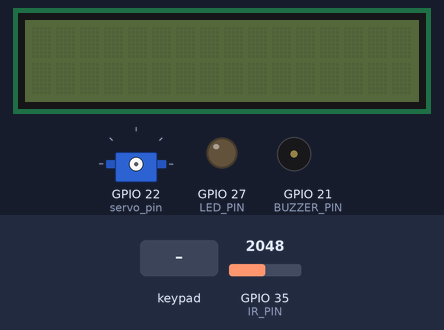
Bench run of a sketch on a simulated ESP32. On the bench: servo, 16×2 character LCD, output pins drawn as LEDs (lit = HIGH), buzzer (waves = sounding, pin HIGH). The inputs (shaded band) are chosen by the test bench; at power-on: GPIO 35 (IR_PIN) = 2048. WiFi joins after 1.5 s; servers stay silent unless stated; the local clock reads 2024-03-15 10:24:30 at power-on unless the sketch sets it; the Firebase database answers and starts empty; what the sketch prints to the serial monitor is not drawn.

Above: at 3.3 s.
3.4 s: key 'A' pressed
4.9 s: keypad keys 1 3 1 2 3 2 3 3 * pressed 0.4 s apart
10.0 s: key 'B' pressed
11.5 s: keypad keys 1 3 1 2 3 2 3 3 D pressed 0.4 s apart
16.6 s: key 'C' pressed
18.1 s: key '#' pressed
At 26.4 s:
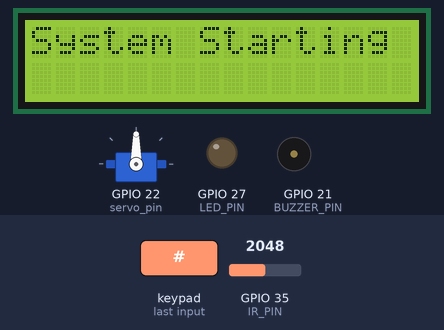
At 30.1 s:
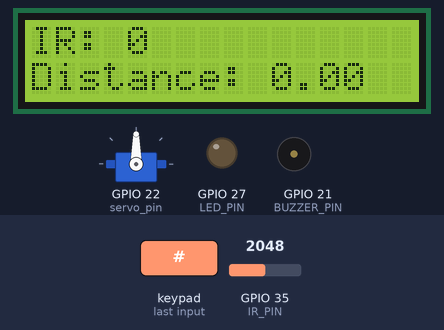
Timing chart, 0 to 30.4 s (numbered marks = the images above; inputs shaded):
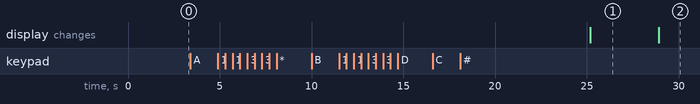

The sketch:

assignment_7.ino
```cpp
#include <WiFi.h>
#include <Firebase_ESP_Client.h>
#include "time.h"
#include <LiquidCrystal.h>
#include <ESP32Servo.h>


// Provide the token generation process info.
#include "addons/TokenHelper.h"
// Provide the RTDB payload printing info and other helper functions.
#include "addons/RTDBHelper.h"

// Insert your network credentials
#define WIFI_SSID "Tedata287"
#define WIFI_PASSWORD "TedataSalehM@720"

// Insert Firebase project API Key
#define API_KEY "AIzaSyAJScpiHsICNlVdVHE3HoRKHl8uBti0Iw8"

// Insert Authorized Email and Corresponding Password
#define USER_EMAIL "test99@gmail.com"
//#define USER_PASSWORD ""

// Insert RTDB URLefine the RTDB URL
#define DATABASE_URL "https://login-a4430-default-rtdb.firebaseio.com/"

// Define Firebase objects
FirebaseData fbdo;
FirebaseAuth auth;
FirebaseConfig config;

// Variable to save USER UID
String uid;

// Database main path (to be updated in setup with the user UID)
String databasePath;
// Database child nodes
int irsensor;
int pos=0;
String IR_path = "/irsensor";
String Distance_path = "/Distance";

String timePath = "/timestamp";

// // Ds18B20 Temperature sensor
// // GPIO where the DS18B20 is connected to
// const int oneWireBus = 4;
// // Setup a oneWire instance to communicate with any OneWire devices
// OneWire oneWire(oneWireBus);

// // Pass our oneWire reference to Dallas Temperature sensor
// DallasTemperature sensors(&oneWire);

// Parent Node (to be updated in every loop)
String parentPath;

int timestamp;
FirebaseJson json;

// Network time Protocl Server
const char* ntpServer = "pool.ntp.org";

int userID;
int IR_PIN = 35;
int LED_PIN = 27;
int BUZZER_PIN = 21;
int servo_pin=22;
Servo myservo; // create servo object to control a servo

// Timer variables (send new readings every thirt seconds)
unsigned long sendDataPrevMillis = 0;
unsigned long timerDelay = 5000;

#include <Keypad.h>

#define ROW_NUM     4 // four rows
#define COLUMN_NUM  4 // three columns

char keys[ROW_NUM][COLUMN_NUM] = {
  {'1', '2', '3', 'A'},
  {'4', '5', '6', 'B'},
  {'7', '8', '9', 'C'},
  {'*', '0', '#', 'D'}
};

byte pin_rows[ROW_NUM] = {13,12,32,33}; // GPIO18, GPIO5, GPIO17, GPIO16 connect to the row pins
byte pin_column[COLUMN_NUM] = {15,2,4,5};  // GPIO4, GPIO0, GPIO2 connect to the column pins

Keypad customKeypad = Keypad( makeKeymap(keys), pin_rows, pin_column, ROW_NUM, COLUMN_NUM );

const int rs = 19, en = 23, d4 = 18, d5 = 14, d6 = 26, d7 = 25;
LiquidCrystal lcd(rs, en, d4, d5, d6, d7);
String passwordstr="";

// Initialize WiFi
void initWiFi() {
  WiFi.begin(WIFI_SSID, WIFI_PASSWORD);
  Serial.println("Connecting to WiFi ..");
  while (WiFi.status() != WL_CONNECTED) {
    Serial.print('.');
    delay(1000);
  }
  Serial.print("\nConnected Successfully\nIp is: ");
  Serial.println(WiFi.localIP());
  Serial.println();
}

// Function that gets current epoch time
unsigned long getTime() {
  time_t now;
  struct tm timeinfo;
  if (!getLocalTime(&timeinfo)) {
    // Serial.println("Failed to obtain time");
    return (0);
  }
  time(&now);
  return now;
}

String getPass(){
  String Pass="";
  bool condition=false;
  lcd.clear();
  lcd.print("Enter Password: ");
  delay(500);
  while(!condition){
    char key=customKeypad.getKey();
    if(key){
      if(key!='#'){
        Pass+=key;
        lcd.print('*');
        Serial.print(key);
      }else if(key=='*'){
        Pass="";
        Serial.println("");
      }
      else{
        condition=true;
        lcd.clear();
        return Pass;
      }
    }
  }
}

void startFirebase(){
  Serial.printf("Firebase Client v%s\n\n", FIREBASE_CLIENT_VERSION); // Print the Version of Firebase

  config.api_key = API_KEY; // Set the API Key of the Project

  String USER_PASSWORD = getPass(); // Gets the user password from the Keypad

  /* Authentication */
  auth.user.email = USER_EMAIL; // Set the User Email
  auth.user.password = USER_PASSWORD; // Set the User Password

  /* Configuration */
  Firebase.reconnectWiFi(true); // If WIFI is disconnected at any time, reconnect.
  fbdo.setResponseSize(4096); // Sets the size (in bytes) of the transferred data (between ESP and Firebase)

  config.database_url = DATABASE_URL;
  config.token_status_callback = tokenStatusCallback; // To manage Firebase Authentication Tokens

  Firebase.begin(&config, &auth);
  delay(5000);

  if(Firebase.ready()){ // If Firebase Started
    Serial.println("Firebase Authenticated Successfully");
    lcd.clear();
    lcd.setCursor(0, 0);
    lcd.print( "Welcome to your" );
    lcd.setCursor(0, 1);
    lcd.print("home account");
    delay(2000);
    String userID = auth.token.uid.c_str(); // Get the user's unique ID (UID)
  }
  else{
    Serial.println("Firebase Could Not Authenticate");
    lcd.clear();
    lcd.setCursor(0, 0);
    lcd.print("Please enter");
    lcd.setCursor(0, 1);
    lcd.print("another password");
    delay(3000);
    startFirebase();
}
}

void setup() {
  Serial.begin(115200);
  //start Wifi
  initWiFi();

  //Configure times
  configTime(0, 0, ntpServer);

  startFirebase();

  databasePath = "/UsersData/" + uid + "/readings";
  myservo.attach(servo_pin); // attaches the servo on pin 18 to the servo object
  pinMode(IR_PIN, INPUT);
  pinMode(BUZZER_PIN, OUTPUT);
  pinMode(LED_PIN, OUTPUT);

  lcd.begin(16, 2);
  lcd.print("System Starting Up...");
  delay(900);
}

void Servo_rotate(int angle){
  for (pos; pos <= angle; pos += 1) { // goes from 0 degrees to 80 degrees
  // in steps of 1 degree
    myservo.write(pos); // tell servo to go to position in variable 'pos'
    delay(15); // waits 15ms for the servo to reach the position
  }
  for (pos; pos >= 0; pos -= 1) { // goes from 80 degrees to 0 degrees
    myservo.write(pos); // tell servo to go to position in variable 'pos'
    delay(15); // waits 15ms for the servo to reach the position
  }
}

void Critical(int distance){
if(distance<3){
  lcd.clear();
  lcd.print("Critical distance detected, Waiting Admin" );
  digitalWrite(BUZZER_PIN,HIGH);
  digitalWrite(LED_PIN,HIGH);
  delay(1000);
  digitalWrite(BUZZER_PIN,LOW);
  digitalWrite(LED_PIN,LOW);
  Firebase.RTDB.getInt(&fbdo,"/condition");
  double condition = fbdo.to<double>();
  if(condition==1){
    Firebase.RTDB.getInt(&fbdo,"/Servo");
    int angle = fbdo.to<int>();
    lcd.clear();
    lcd.print("WELCOME");
    Servo_rotate(angle);
  }else{
    lcd.clear();
    lcd.setCursor(0, 0);
    lcd.print("Please visit us another time");
    lcd.setCursor(0, 1);
    lcd.print("another time");

  }
}
}
double get_Distance;
void loop() {
  char key = customKeypad.getKey();
    if (Firebase.ready() && (millis() - sendDataPrevMillis > timerDelay || sendDataPrevMillis == 0)) {
      Critical(analogRead(IR_PIN));
      sendDataPrevMillis = millis();
      //Get current timestamp
      timestamp = getTime();
      Serial.print("time: ");
      Serial.println(timestamp);
      parentPath = databasePath + "/" + String(timestamp);
      irsensor = analogRead(IR_PIN);
      json.set(IR_path.c_str(),irsensor);
      double distance = map(irsensor, 0, 4095, 0.0, 5.0);
      delay(400);
      json.set(Distance_path.c_str(), distance);
      json.set(timePath, String(timestamp));
      Serial.printf("Set json... %s\n", Firebase.RTDB.setJSON(&fbdo, parentPath.c_str(), &json) ? "ok" : fbdo.errorReason().c_str());
      delay(2000);
      Serial.printf("Get int... %s\n", Firebase.RTDB.getInt(&fbdo, String(parentPath + "/irsensor")) ? "got new IR Value" : fbdo.errorReason().c_str());
      int get_IR = fbdo.to<int>();
      Serial.printf("Get int... %s\n", Firebase.RTDB.getInt(&fbdo, String(parentPath + "/Distance")) ? "got new Distance" : fbdo.errorReason().c_str());
      get_Distance = fbdo.to<int>();
      lcd.clear();
      lcd.setCursor(0, 0);
      lcd.print("IR: ");
      lcd.print(get_IR);
      lcd.setCursor(0, 1);
      lcd.print("Distance: ");
      lcd.print(get_Distance);
      Serial.println(get_Distance);
      Serial.println("-------------------------------------");
      delay(300);
  }   Critical(analogRead(IR_PIN));

}
```

Measured:
- after the input at 3.4 s, every drawn part: stays the same
- after the input at 4.9 s, every drawn part: stays the same
- after the input at 10.0 s, every drawn part: stays the same
- after the input at 11.5 s, every drawn part: stays the same
- after the input at 16.6 s, every drawn part: stays the same
- after the input at 18.1 s, the display: changes after 7.1 s (image 1)
- what the display in image 1 shows lasts 3.7 s, from 25.2 s to 28.9 s
